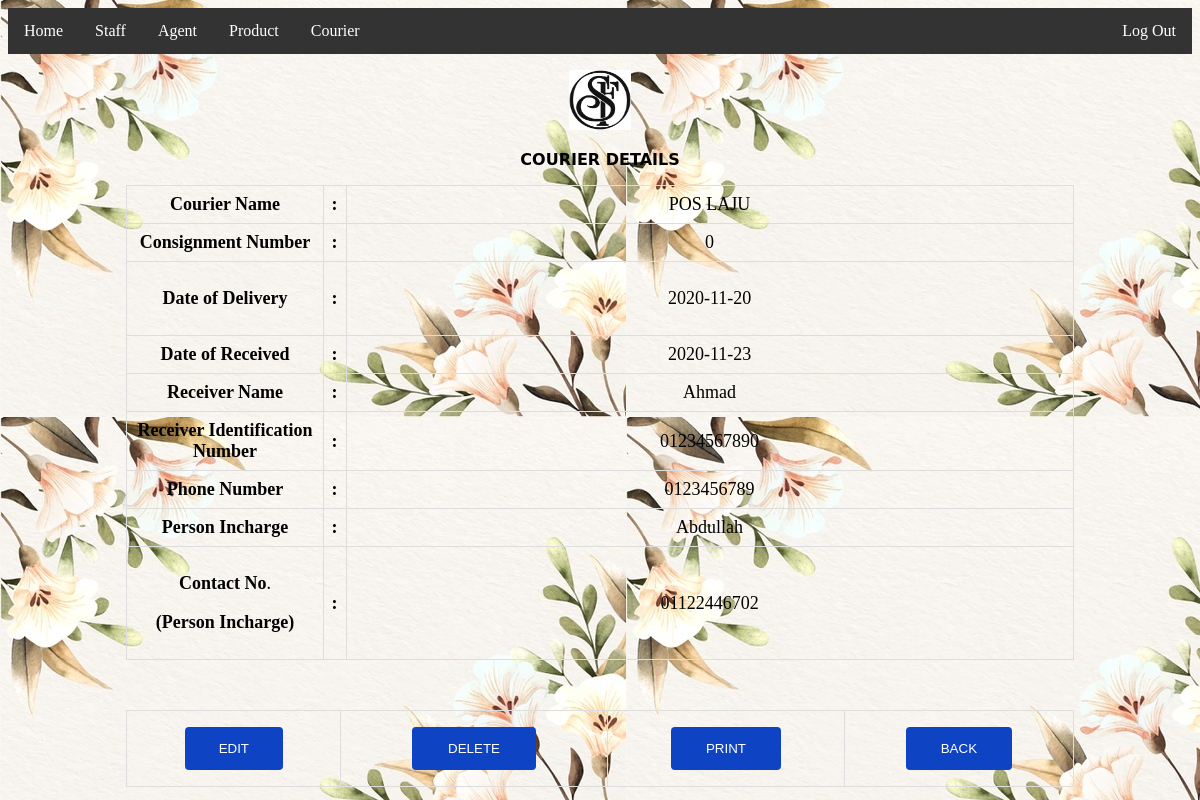
Page /admin/courier_detail.php?courier_consignmentNo=0 on the committed database.
### tables this page shows
CREATE TABLE IF NOT EXISTS `courier` (
  `courier_name` varchar(50) NOT NULL,
  `courier_consignmentNo` varchar(100) NOT NULL,
  `courier_date_delivery` varchar(100) NOT NULL,
  `courier_date_received` varchar(100) NOT NULL,
  `courier_receiver` varchar(50) NOT NULL,
  `courier_phoneReceive` varchar(100) NOT NULL,
  `courier_receiverIC` varchar(100) NOT NULL,
  `courier_personIncharge` varchar(30) NOT NULL,
  `courier_phoneSender` varchar(100) NOT NULL
);

### admin/courier_detail.php (the view, shortened to what this page needs)
<!doctype html>
<html>
<head>
</head>
<body style="text-align: center" background="image/pic.jpg">
<ul>
	<div class="noprint">
    <li><a href="home.php">Home</a></li>
  <li class="dropdown">
    <a href="javascript:void(0)" class="dropbtn">Staff</a>
  <li class="dropdown">
    <a href="javascript:void(0)" class="dropbtn">Agent</a>
  <li class="dropdown">
    <a href="javascript:void(0)" class="dropbtn">Product</a>
  <li class="dropdown">
    <a href="javascript:void(0)" class="dropbtn">Courier</a>
	  <li style="float:right"><a href="choose.php">Log Out</a></li>
</div>
</ul>
<p>
  <?php
$servername = "localhost";
$dbusername = "root";
$dbpassword = "";
$dbname = "Employee";
$courier_name = '';
$courier_consignmentNo = '';
$courier_date_delivery = '';
$courier_date_received = '';
$courier_receiver = '';
$courier_receiverIC = '';
$courier_phoneReceive = '';
$courier_personIncharge = '';
$courier_phoneSender = '';
if (isset($_GET['courier_consignmentNo'])) {
$user = $_GET['courier_consignmentNo'];
$conn = mysqli_connect($servername, $dbusername, $dbpassword, $dbname);
$sql = "SELECT courier_name, courier_consignmentNo, courier_date_delivery, courier_date_received, courier_receiver, courier_receiverIC, courier_phoneReceive, courier_personIncharge, courier_phoneSender
FROM courier
WHERE courier_consignmentNo='$user'";
$result = mysqli_query($conn, $sql);
if (mysqli_num_rows($result) > 0) {
$row = mysqli_fetch_assoc($result);
$courier_name = $row['courier_name'];
$courier_consignmentNo = $row['courier_consignmentNo'];
$courier_date_delivery = $row['courier_date_delivery'];
$courier_date_received = $row['courier_date_received'];
$courier_receiver = $row['courier_receiver'];
$courier_receiverIC = $row['courier_receiverIC'];
$courier_phoneReceive = $row['courier_phoneReceive'];
$courier_personIncharge = $row['courier_personIncharge'];
$courier_phoneSender = $row['courier_phoneSender'];
} else {
echo "0 results";
}
}
?>
	<form>
<p><img src="image/logo.jpeg"width="62" height="60" alt=""/>
<p style="text-align: center; font-family: 'Lucida Grande', 'Lucida Sans Unicode', 'Lucida Sans', 'DejaVu Sans', Verdana, sans-serif;"><strong>COURIER DETAILS</strong></p>
<table width="200" border="1" align="center">
  <tbody>
    <tr>
      <td width="21%"><strong>Courier Name</strong></td>
	  <td><strong>:</strong></td>
      <td width="79%"><?php echo $courier_name?></td>
    </tr>
    <tr>
      <td><strong>Consignment Number</strong></td>
		<td><strong>:</strong></td>
      <td><?php echo $courier_consignmentNo?></td>
    </tr>
    <tr>
		<td><p><strong>Date of Delivery</strong></p></td>
		<td><strong>:</strong></td>
      <td><?php echo $courier_date_delivery?></td>
    </tr>
    <tr>
      <td><strong>Date of Received</strong></td>
		<td><strong>:</strong></td>
      <td><?php echo $courier_date_received?></td>
    </tr>
    <tr>
      <td><strong>Receiver Name</strong></td>
		<td><strong>:</strong></td>
      <td><?php echo $courier_receiver?></td>
    </tr>
    <tr>
      <td><strong>Receiver Identification Number</strong></td>
		<td><strong>:</strong></td>
      <td><?php echo $courier_receiverIC?></td>
    </tr>
    <tr>
      <td><strong>Phone Number</strong></td>
		<td><strong>:</strong></td>
      <td><?php echo $courier_phoneReceive?></td>
    </tr>
    <tr>
      <td><strong>Person Incharge</strong></td>
		<td><strong>:</strong></td>
      <td><?php echo $courier_personIncharge?></td>
    </tr>
    <tr>
      <td><p><strong>Contact No</strong>.</p>
        <p><strong>(Person Incharge)</strong></p></td>
		<td><strong>:</strong></td>
      <td><?php echo $courier_phoneSender?></td>
    </tr>
	  </tbody>
</table></form>
<p>&nbsp;</p>
<div class="noprint">
<table width="76%" border="1" align="center">
  <tbody>
    <tr style="text-align: center">
      <td><input type="button" value="EDIT" onclick="window.location.href='courier_edit.php?courier_consignmentNo=<?php echo $row["courier_consignmentNo"] ?>'"></td>
      <td><input type="button" value="DELETE" onclick="window.location.href='courier_delete.php?courier_consignmentNo=<?php echo $row["courier_consignmentNo"] ?>'"></td>
      <td><input type="button" value="PRINT" onClick="javascript:window.print()"></td>
      <td><input type="button" value="BACK" onClick="window.location.href='courier_view.php'">        </br></td>
    </tr>
  </tbody>
</table>
</div>
</body>
</html>

### admin/courier_detail.php (style rules this page uses)
input[type=button] { width: 50%; background-color: #0E44C3; color: white; padding: 14px 20px; margin: 8px 0; border: none; border-radius: 4px; cursor: pointer; }
ul { list-style-type: none; margin: 0; padding: 0; overflow: hidden; background-color: #333; }
li { float: left; }
li a, .dropbtn { display: inline-block; color: white; text-align: center; padding: 14px 16px; text-decoration: none; }
li.dropdown { display: inline-block; }
table { font-family: Consolas, "Andale Mono", "Lucida Console", "Lucida Sans Typewriter", Monaco, "Courier New", monospace; border-collapse: collapse; width: 80%; font-size: 18px; text-align: left; }
td, th { border: 1px solid #dddddd; text-align: center; padding: 8px; font-family: Cambria, "Hoefler Text", "Liberation Serif", Times, "Times New Roman", serif; }

### rows in the picture
courier: courier_name "POS LAJU", courier_consignmentNo "0", courier_date_delivery "2020-11-20", courier_date_received "2020-11-23", courier_receiver "Ahmad", courier_receiverIC "01234567890", courier_phoneReceive "0123456789", courier_personIncharge "Abdullah", courier_phoneSender "01122446702"
